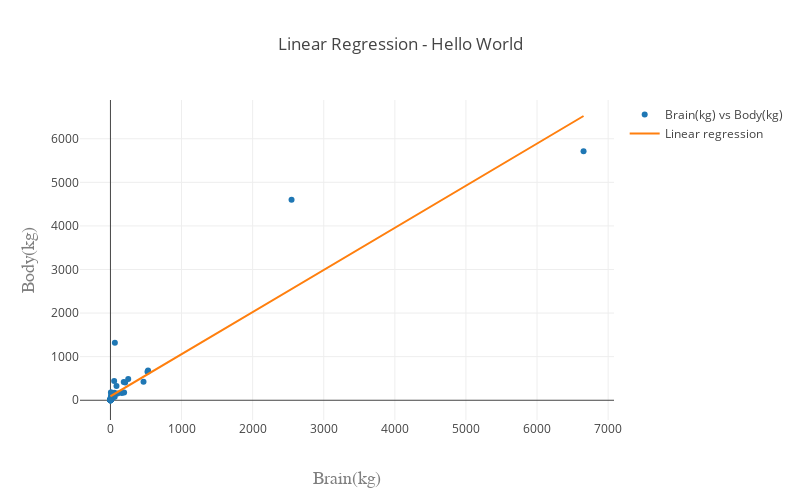

The cell this chart's notebook holds for it:
### Code cell
# plotly online requires login and password
import plotly.offline as pyo
import plotly.graph_objs as go
from plotly.offline import init_notebook_mode, iplot,plot

# basic functions to run on google colab
# 
# UNCOMMENT THE TWO BELOW LINES IN CASE USE GOOGLE COLABORATORY
#
# configure_plotly_browser_state()
# init_notebook_mode(connected=False)

# create a generic layout
layout = go.Layout(width=800,
                   height=500,
                   title='Linear Regression - Hello World',
                   xaxis=dict(title='Brain(kg)',
                              titlefont=dict(
                                  family='Courier New, monospace',
                                  size=18,
                                  color='#7f7f7f')
                             ),
                   yaxis=dict(title='Body(kg)',
                              titlefont=dict(
                                  family='Courier New, monospace',
                                  size=18,
                                  color='#7f7f7f')
                             )
                  )


# generate a scatter from brain and body values
trace_0 = go.Scatter(x = X.values.reshape(-1),
                     y = y.values.reshape(-1),
                     mode = 'markers',
                     name = 'Brain(kg) vs Body(kg)')

# generate the regression line
trace_1 = go.Scatter(x = X.values.reshape(-1),
                     y = model.predict(X).reshape(-1),
                     mode = 'lines',
                     name = 'Linear regression'
                    )

# create a figure and plot in notebook. 
# if you wish save the hmtl, change iplot to plot
fig = go.Figure(data=[trace_0,trace_1],layout=layout)
pyo.iplot(fig)

# uncomment this line if you want to save fig to html
# pyo.plot(fig,filename='bighead.html')

### Figure 1 — Plotly figure (JSON) as saved in the notebook; plotly's stock layout.template omitted (floating-point values rounded to 4 significant figures)
{"data": [{"mode": "markers", "name": "Brain(kg) vs Body(kg)", "type": "scatter", "uid": "c2ddf716-ae58-434d-aa2b-824371692fb3", "x": [3.385, 0.48, 1.35, 465, 36.33, 27.66, 14.83, 1.04, 4.19, 0.425, 0.101, 0.92, 1, 0.005, 0.06, 3.5, 2, 1.7, 2547, 0.023, 187.1, 521, 0.785, 10, 3.3, 0.2, 1.41, 529, 207, 85, 0.75, 62, 6654, 3.5, 6.8, 35, 4.05, 0.12, 0.023, 0.01, 1.4, 250, 2.5, 55.5, 100, 52.16, 10.55, 0.55, 60, 3.6, 4.288, 0.28, 0.075, 0.122, 0.048, 192, 3, 160, 0.9, 1.62, 0.104, 4.235], "y": [44.5, 15.5, 8.1, 423, 119.5, 115, 98.2, 5.5, 58, 6.4, 4, 5.7, 6.6, 0.14, 1, 10.8, 12.3, 6.3, 4603, 0.3, 419, 655, 3.5, 115, 25.6, 5, 17.5, 680, 406, 325, 12.3, 1320, 5712, 3.9, 179, 56, 17, 1, 0.4, 0.25, 12.5, 490, 12.1, 175, 157, 440, 179.5, 2.4, 81, 21, 39.2, 1.9, 1.2, 3, 0.33, 180, 25, 169, 2.6, 11.4, 2.5, 50.4]}, {"mode": "lines", "name": "Linear regression", "type": "scatter", "uid": "75048e0a-e8d3-4b01-a0ea-f17f00406e4c", "x": [3.385, 0.48, 1.35, 465, 36.33, 27.66, 14.83, 1.04, 4.19, 0.425, 0.101, 0.92, 1, 0.005, 0.06, 3.5, 2, 1.7, 2547, 0.023, 187.1, 521, 0.785, 10, 3.3, 0.2, 1.41, 529, 207, 85, 0.75, 62, 6654, 3.5, 6.8, 35, 4.05, 0.12, 0.023, 0.01, 1.4, 250, 2.5, 55.5, 100, 52.16, 10.55, 0.55, 60, 3.6, 4.288, 0.28, 0.075, 0.122, 0.048, 192, 3, 160, 0.9, 1.62, 0.104, 4.235], "y": [94.28, 91.47, 92.31, 540.4, 126.1, 117.7, 105.3, 92.01, 95.05, 91.42, 91.1, 91.89, 91.97, 91.01, 91.06, 94.39, 92.94, 92.65, 2553.0, 91.03, 271.8, 594.5, 91.76, 100.7, 94.19, 91.2, 92.37, 602.3, 291.1, 173.2, 91.73, 150.9, 6522.0, 94.39, 97.58, 124.8, 94.92, 91.12, 91.03, 91.01, 92.36, 332.6, 93.42, 144.6, 187.7, 141.4, 101.2, 91.54, 149.0, 94.48, 95.15, 91.28, 91.08, 91.12, 91.05, 276.6, 93.9, 245.6, 91.87, 92.57, 91.1, 95.1]}], "layout": {"height": 500, "title": "Linear Regression - Hello World", "width": 800, "xaxis": {"autorange": true, "range": [-428.3, 7082.0], "title": "Brain(kg)", "titlefont": {"color": "#7f7f7f", "family": "Courier New, monospace", "size": 18}, "type": "linear"}, "yaxis": {"autorange": true, "range": [-453.0, 6889.0], "title": "Body(kg)", "titlefont": {"color": "#7f7f7f", "family": "Courier New, monospace", "size": 18}, "type": "linear"}}}
